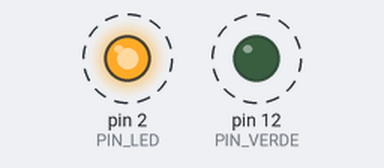
Simulated run of this sketch. Board: Arduino Uno, built with avr-gcc and run on an emulated ATmega328P. Shown: output pins drawn as LEDs (lit = HIGH). Dashed ring = blinking. What the sketch prints to the serial monitor is not drawn.

Above: at 0.5 s.
Timing chart, 0 to 4.6 s (numbered marks = the images above):
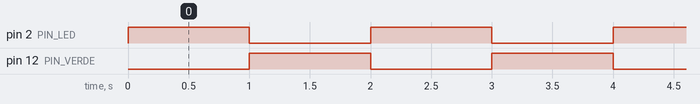

The sketch:

01_blink.ino
```cpp
#define PIN_LED 2
#define PIN_VERDE 12
//int contador_encendidos = 0;

void setup() {
  Serial.begin(115200);
  pinMode(PIN_LED, OUTPUT);
  pinMode(PIN_VERDE, OUTPUT);
}

void loop() {
  digitalWrite(PIN_LED, HIGH);
  digitalWrite(PIN_VERDE, LOW);
  Serial.println("led azul encendido, verde apagado");
  /*contador_encendidos ++;
  Serial.print("Se ha encendido ");
  Serial.print(contador_encendidos);
  Serial.println(" veces.");*/
  delay(1000);
  digitalWrite(PIN_LED, LOW);
  digitalWrite(PIN_VERDE, HIGH);
    Serial.println("led azul apagado, verde encendido");
  delay(1000);
}
```

Measured:
- by itself, pin 2 (PIN_LED), pin 12 (PIN_VERDE): alternates HIGH for 1.0 s and LOW for 1.0 s
